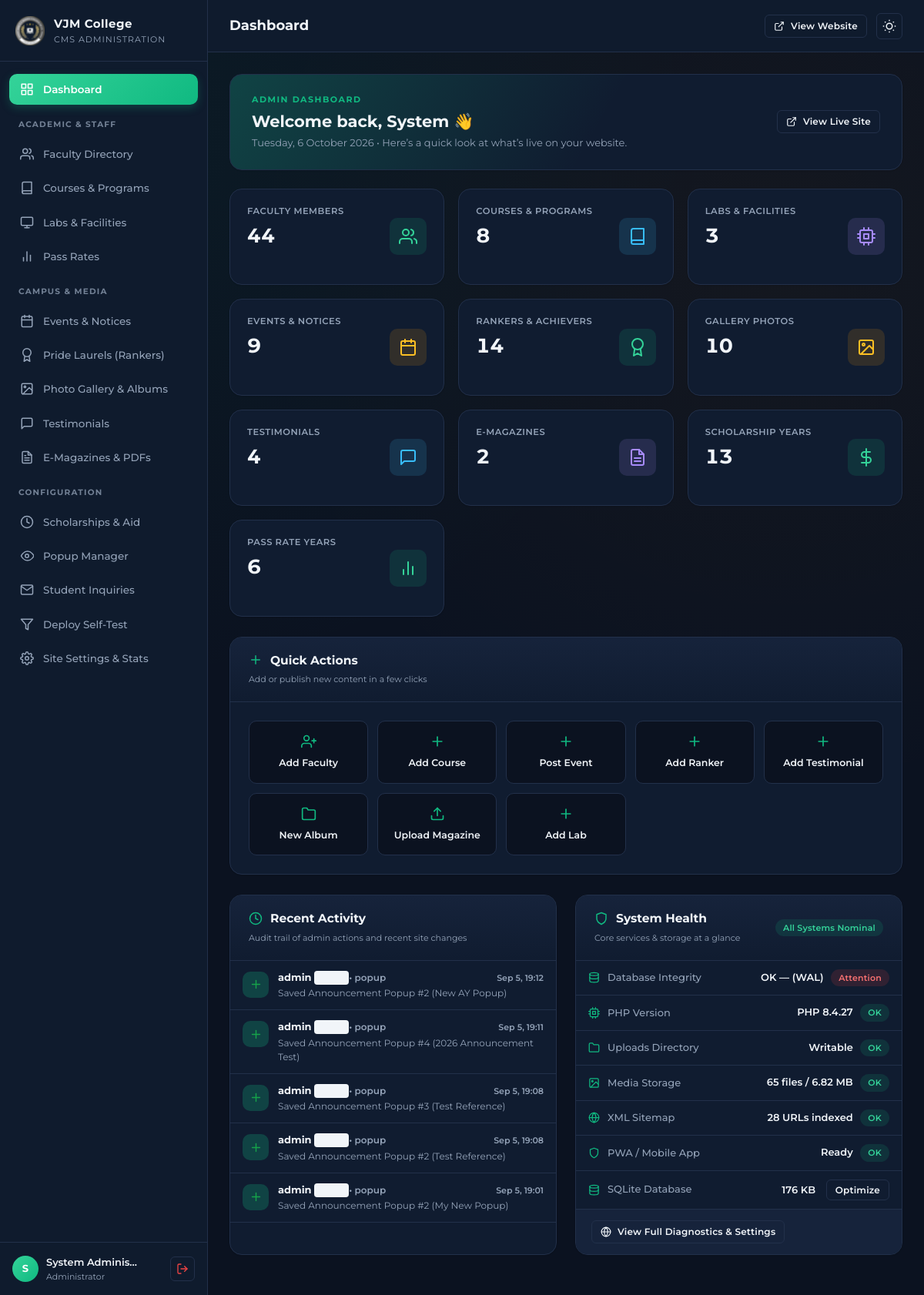
/admin/index.php (signed in), run on an earlier commit of the app's database.
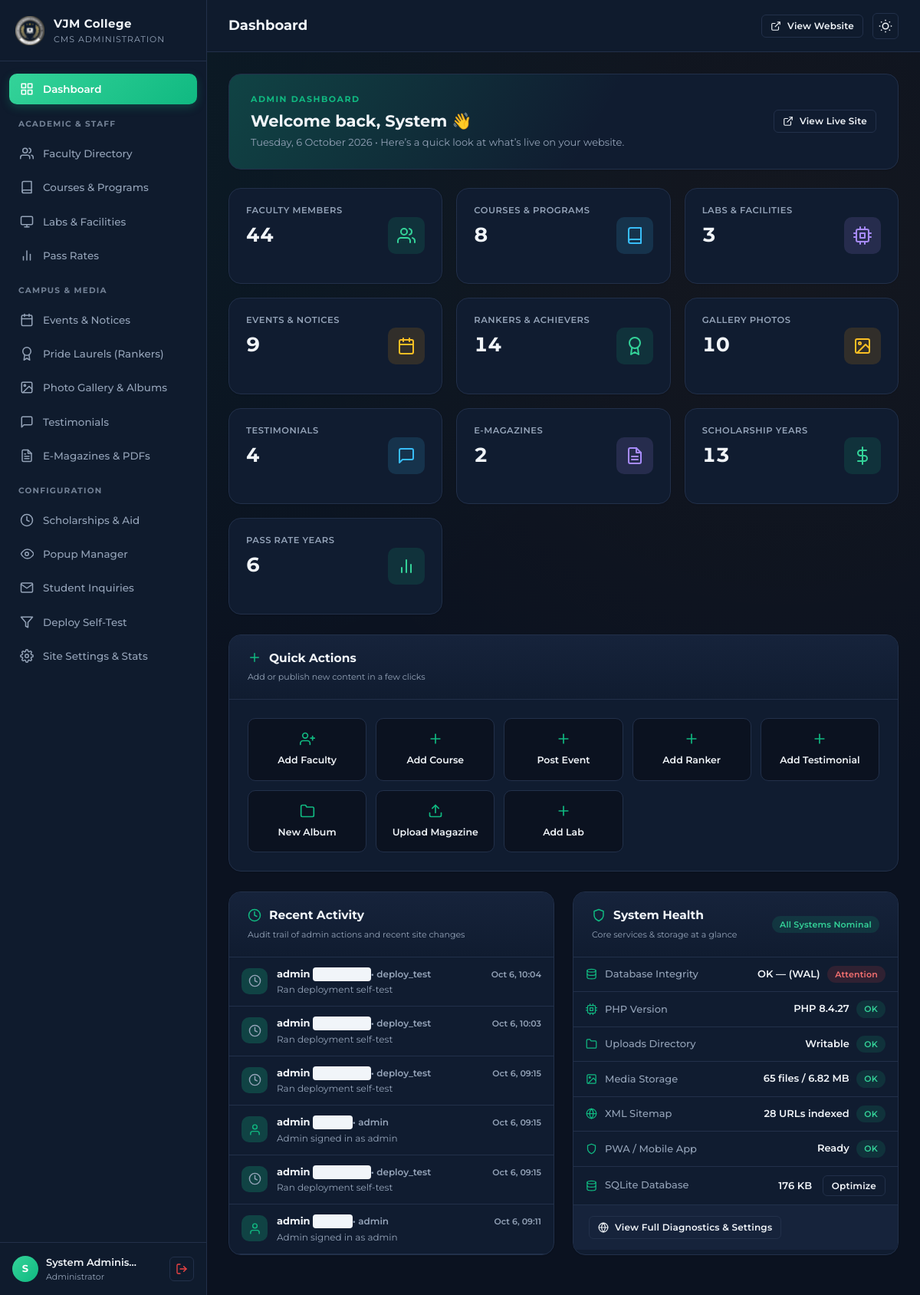
And on a later commit of the database.
### tables this page shows
CREATE TABLE activity_logs (
        id INTEGER PRIMARY KEY AUTOINCREMENT,
        admin_id INTEGER,
        admin_username TEXT NOT NULL,
        action TEXT NOT NULL,
        entity_type TEXT NOT NULL,
        entity_id INTEGER DEFAULT 0,
        details TEXT,
        ip_address TEXT,
        created_at DATETIME DEFAULT CURRENT_TIMESTAMP
    );

### admin/includes/auth.php (called while the page is built, shortened)
<?php
require_once __DIR__ . '/db.php';
function getRecentActivityLogs(int $limit = 10): array {
    try {
        $db = getDB();
        $stmt = $db->prepare('SELECT * FROM activity_logs ORDER BY created_at DESC, id DESC LIMIT :limit');
        $stmt->bindValue(':limit', $limit, PDO::PARAM_INT);
        $stmt->execute();
        return $stmt->fetchAll() ?: [];
    } catch (Exception $e) {
        return [];
    }
}

### admin/includes/db.php (called while the page is built, shortened)
<?php
function getStorageStats(array $dirs): array {
    $count = 0;
    $bytes = 0;
    foreach ($dirs as $d) {
        if (!is_dir($d)) continue;
        try {
            $it = new RecursiveIteratorIterator(
                new RecursiveDirectoryIterator($d, FilesystemIterator::SKIP_DOTS),
                RecursiveIteratorIterator::SELF_FIRST
            );
            foreach ($it as $item) {
                if ($item->isFile()) {
                    $count++;
                    $bytes += $item->getSize();
                }
            }
        } catch (Exception $e) {}
    }
    $sizeStr = ($bytes > 1048576)
        ? round($bytes / 1048576, 2) . ' MB'
        : round($bytes / 1024, 1) . ' KB';
    return ['count' => $count, 'bytes' => $bytes, 'size' => $sizeStr];
}

### admin/index.php (the view, shortened to what the changed rows need)
<?php
require_once __DIR__ . '/includes/auth.php';
require_once __DIR__ . '/includes/ui.php';
$siteRoot = dirname(__DIR__);
$pageTitle = 'Dashboard';
require_once __DIR__ . '/includes/header.php';
$sectionStats = [
    ['key' => 'faculties',           'label' => 'Faculty Members',        'href' => 'faculties.php',    'icon' => 'users',     'tone' => 'primary'],
    ['key' => 'courses',             'label' => 'Courses & Programs',     'href' => 'courses.php',      'icon' => 'book',      'tone' => 'info'],
    ['key' => 'labs',                'label' => 'Labs & Facilities',      'href' => 'labs.php',         'icon' => 'cpu',       'tone' => 'purple'],
    ['key' => 'events',              'label' => 'Events & Notices',       'href' => 'events.php',       'icon' => 'calendar',  'tone' => 'warning'],
    ['key' => 'rankers',             'label' => 'Rankers & Achievers',    'href' => 'rankers.php',      'icon' => 'award',     'tone' => 'success'],
    ['key' => 'gallery_photos',      'label' => 'Gallery Photos',         'href' => 'gallery.php',      'icon' => 'image',     'tone' => 'warning'],
    ['key' => 'testimonials',        'label' => 'Testimonials',           'href' => 'testimonials.php', 'icon' => 'quote',     'tone' => 'info'],
    ['key' => 'magazines',           'label' => 'E-Magazines',            'href' => 'magazines.php',    'icon' => 'file',      'tone' => 'purple'],
    ['key' => 'scholarships',        'label' => 'Scholarship Years',      'href' => 'scholarships.php?tab=records', 'icon' => 'dollar', 'tone' => 'success'],
    ['key' => 'pass_rates',          'label' => 'Pass Rate Years',        'href' => 'pass_rates.php',   'icon' => 'chart',     'tone' => 'primary'],
];
foreach ($sectionStats as $i => $s) {
    try {
        $sectionStats[$i]['count'] = (int)$db->query("SELECT COUNT(*) FROM {$s['key']}")->fetchColumn();
    } catch (Exception $e) {
        $sectionStats[$i]['count'] = 0;
    }
}
$quickActions = [
    ['href' => 'faculties.php?action=create',   'title' => 'Add Faculty',     'icon' => 'user-plus'],
    ['href' => 'courses.php?action=create',     'title' => 'Add Course',      'icon' => 'plus'],
    ['href' => 'events.php?action=create',      'title' => 'Post Event',      'icon' => 'plus'],
    ['href' => 'rankers.php?action=create',     'title' => 'Add Ranker',      'icon' => 'plus'],
    ['href' => 'testimonials.php?action=create','title' => 'Add Testimonial', 'icon' => 'plus'],
    ['href' => 'gallery.php?action=create','title' => 'New Album',      'icon' => 'folder'],
    ['href' => 'magazines.php?action=create',   'title' => 'Upload Magazine', 'icon' => 'upload'],
    ['href' => 'labs.php?action=create',        'title' => 'Add Lab',         'icon' => 'plus'],
];
$recentEvents = $db->query('SELECT * FROM events ORDER BY id DESC LIMIT 3')->fetchAll();
$recentRankers = $db->query('SELECT * FROM rankers ORDER BY id DESC LIMIT 2')->fetchAll();
$recentFaculties = $db->query('SELECT * FROM faculties ORDER BY id DESC LIMIT 2')->fetchAll();
$recent = [];
foreach ($recentEvents as $e) {
    $recent[] = [
        'icon' => 'calendar',
        'tone' => 'warning',
        'title' => $e['title'],
        'meta' => 'Event / Notice' . (!empty($e['badge']) ? ' &bull; ' . $e['badge'] : ''),
        'href' => 'events.php',
    ];
}
foreach ($recentRankers as $r) {
    $recent[] = [
        'icon' => 'award',
        'tone' => 'success',
        'title' => $r['name'],
        'meta' => 'Ranker &bull; ' . $r['course'],
        'href' => 'rankers.php',
    ];
}
foreach ($recentFaculties as $f) {
    $recent[] = [
        'icon' => 'users',
        'tone' => 'primary',
        'title' => $f['name'],
        'meta' => 'Faculty &bull; ' . $f['designation'],
        'href' => 'faculties.php',
    ];
}
$phpVer       = PHP_VERSION;
$journalMode  = $db->query('PRAGMA journal_mode')->fetchColumn();
$integrityRes = $db->query('PRAGMA integrity_check')->fetchColumn();
$storageFaculty = getStorageStats([$siteRoot . '/assets/photos/faculties', $siteRoot . '/assets/uploads/faculties']);
$storageGallery = getStorageStats([$siteRoot . '/assets/photos/gallery', $siteRoot . '/assets/uploads/gallery']);
$storageEmag    = getStorageStats([$siteRoot . '/assets/e_mags', $siteRoot . '/assets/uploads/emag']);
$storageRankers = getStorageStats([$siteRoot . '/assets/photos/index/pride_of_college', $siteRoot . '/assets/uploads/rankers']);
$totalMediaBytes = $storageFaculty['bytes'] + $storageGallery['bytes'] + $storageEmag['bytes'] + $storageRankers['bytes'];
$totalMediaFiles = $storageFaculty['count'] + $storageGallery['count'] + $storageEmag['count'] + $storageRankers['count'];
$totalMediaSizeStr = ($totalMediaBytes > 1048576)
    ? round($totalMediaBytes / 1048576, 2) . ' MB'
    : round($totalMediaBytes / 1024, 1) . ' KB';
$uploadDirWritable = is_writable($siteRoot . '/assets/uploads') || is_writable($siteRoot . '/assets');
$sitemapPath = $siteRoot . '/sitemap.xml';
$sitemapCount = 0;
if (file_exists($sitemapPath)) {
    $xml = @simplexml_load_file($sitemapPath);
    if ($xml && isset($xml->url)) $sitemapCount = count($xml->url);
}
$manifestExists = file_exists($siteRoot . '/manifest.json');
$swExists = file_exists($siteRoot . '/sw.js');
$activityLogs = getRecentActivityLogs(6);
$healthRows = [
    ['label' => 'Database Integrity', 'icon' => 'database', 'value' => 'OK — ' . strtoupper($journalMode) . ' (WAL)', 'good' => $integrityRes === 'ok'],
    ['label' => 'PHP Version', 'icon' => 'cpu', 'value' => 'PHP ' . $phpVer, 'good' => true],
    ['label' => 'Uploads Directory', 'icon' => 'folder', 'value' => $uploadDirWritable ? 'Writable' : 'Read-Only', 'good' => $uploadDirWritable],
    ['label' => 'Media Storage', 'icon' => 'image', 'value' => $totalMediaFiles . ' files / ' . $totalMediaSizeStr, 'good' => true],
    ['label' => 'XML Sitemap', 'icon' => 'globe', 'value' => $sitemapCount . ' URLs indexed', 'good' => $sitemapCount > 0],
    ['label' => 'PWA / Mobile App', 'icon' => 'shield', 'value' => ($manifestExists && $swExists) ? 'Ready' : 'Partial', 'good' => $manifestExists && $swExists],
];
?>
        <?= icon('external', 14) ?>
<div class="stats-grid">
    <?php foreach ($sectionStats as $s): ?>
        <a class="stat-card" href="<?= $s['href'] ?>">
            <div class="stat-info">
                <div class="stat-label"><?= htmlspecialchars($s['label']) ?></div>
                <div class="stat-value"><?= (int)$s['count'] ?></div>
            </div>
            <div class="stat-icon <?= $s['tone'] ?>">
                <?= icon($s['icon'], 24) ?>
            </div>
        </a>
    <?php endforeach; ?>
</div>
<div class="panel" style="margin-top: 4px;">
    <div class="panel-body">
        <div class="quick-actions">
            <?php foreach ($quickActions as $qa): ?>
                <a href="<?= $qa['href'] ?>"
                   data-drawer-url="<?= $qa['href'] ?>&amp;drawer=1"
                   data-drawer-title="<?= htmlspecialchars($qa['title']) ?>"
                   class="quick-action">
                    <?= icon($qa['icon'], 20) ?>
                    <span><?= htmlspecialchars($qa['title']) ?></span>
                </a>
            <?php endforeach; ?>
        </div>
    </div>
</div>
<div class="dash-grid-2">
    <div class="panel" style="margin-bottom: 0;">
        <div class="panel-body" style="padding: 0;">
            <div class="recent-list">
                <?php if (empty($activityLogs) && empty($recent)): ?>
                    <div class="empty-cell">Nothing logged yet — actions and updates will appear here in real-time.</div>
                <?php elseif (!empty($activityLogs)): ?>
                    <?php foreach ($activityLogs as $log):
                        $actionIcon = 'clock';
                        $actionColor = 'var(--text-muted)';
                        if ($log['action'] === 'login' || $log['action'] === 'logout') {
                            $actionIcon = 'user';
                            $actionColor = 'var(--primary)';
                        } elseif ($log['action'] === 'create' || $log['action'] === 'save') {
                            $actionIcon = 'plus';
                            $actionColor = '#16a34a';
                        } elseif ($log['action'] === 'delete') {
                            $actionIcon = 'trash';
                            $actionColor = '#dc2626';
                        } elseif (in_array($log['action'], ['vacuum', 'clean_media', 'backup'])) {
                            $actionIcon = 'settings';
                            $actionColor = '#d97706';
                        }
                        $timeAgo = date('M j, H:i', strtotime($log['created_at']));
                    ?>
                        <div class="recent-item" style="display: flex; align-items: flex-start; gap: 12px; padding: 12px 16px; border-bottom: 1px solid var(--border-color, rgba(0,0,0,0.06));">
                            <div class="recent-icon" style="color: <?= $actionColor ?>; margin-top: 2px;">
                                <?= icon($actionIcon, 17) ?>
                            </div>
                            <div class="recent-content" style="flex: 1; min-width: 0;">
                                <div class="recent-title" style="display: flex; justify-content: space-between; align-items: baseline; gap: 8px;">
                                    <span>
                                        <strong><?= htmlspecialchars($log['admin_username']) ?></strong>
                                        <span style="font-size: 11px; padding: 2px 6px; border-radius: 4px; background: var(--bg-hover, #f1f5f9); text-transform: uppercase; font-weight: 600;">
                                        </span>
                                        <?php if (!empty($log['entity_type'])): ?>
                                            <span style="color: var(--text-muted); font-size: 12px;"> &bull; <?= htmlspecialchars($log['entity_type']) ?></span>
                                        <?php endif; ?>
                                    </span>
                                    <span style="font-size: 11px; color: var(--text-muted); white-space: nowrap;"><?= $timeAgo ?></span>
                                </div>
                                <div class="recent-meta" style="font-size: 12px; color: var(--text-muted); margin-top: 2px; word-break: break-word;">
                                    <?= htmlspecialchars($log['details'] ?: ($log['action'] . ' on ' . $log['entity_type'])) ?>
                                </div>
                            </div>
                        </div>
                    <?php endforeach; ?>
                <?php endif; ?>
            </div>
        </div>
    </div>
    <div class="panel" style="margin-bottom: 0;">
        <div class="panel-body" style="padding: 0;">
            <div class="health-list">
                <?php foreach ($healthRows as $h): ?>
                    <div class="health-row">
                        <div class="health-label"><?= icon($h['icon'], 15) ?> <?= htmlspecialchars($h['label']) ?></div>
                        <div class="health-value">
                            <?= htmlspecialchars($h['value']) ?>
                            <span class="badge badge-<?= $h['good'] ? 'success' : 'danger' ?>" style="margin-left: 6px;">
                                <?= $h['good'] ? 'OK' : 'Attention' ?>
                            </span>
                        </div>
                    </div>
                <?php endforeach; ?>
            </div>
        </div>
    </div>
</div>
<?php require_once __DIR__ . '/includes/footer.php'; ?>

### admin/includes/header.php (shortened to what the changed rows need)
<?php
require_once __DIR__ . '/auth.php';
$currentPage = basename($_SERVER['PHP_SELF'] ?? '');
$isDrawerMode = isset($_GET['drawer']) && $_GET['drawer'] === '1';
?>
<!DOCTYPE html>
<html lang="en" data-theme="dark">
<head>
    <link rel="stylesheet" href="assets/css/admin.css?v=<?= @filemtime(__DIR__ . '/../assets/css/admin.css') ?: 1 ?>">
</head>
<body class="<?= $isDrawerMode ? 'drawer-mode' : '' ?>">
<div class="admin-layout">
    <aside class="admin-sidebar">
        <nav class="sidebar-nav">
            <?php foreach ($navItems as $item): ?>
                <?php if (isset($item['section'])): ?>
                    <div class="nav-section-title"><?= htmlspecialchars($item['section']) ?></div>
                <?php else: ?>
                    <a href="<?= $item['slug'] ?>" class="nav-link <?= ($currentPage === $item['slug']) ? 'active' : '' ?>">
                        <svg viewBox="0 0 24 24" fill="none" stroke="currentColor" stroke-width="2" stroke-linecap="round" stroke-linejoin="round">
                            <?= $item['icon'] ?>
                        </svg>
                        <span><?= htmlspecialchars($item['title']) ?></span>
                    </a>
                <?php endif; ?>
            <?php endforeach; ?>
        </nav>
    </aside>
    <div class="admin-main">
        <header class="admin-topbar">
            <div class="topbar-left">
                <h1 class="topbar-title"><?= isset($pageTitle) ? htmlspecialchars($pageTitle) : 'Admin Dashboard' ?></h1>
            </div>
        </header>
        <main class="admin-content">

### admin/includes/ui.php (shortened to what the changed rows need)
<?php
function icon(string $name, int $size = 24): string
{
    $paths = $GLOBALS['ui_icons'][$name] ?? $GLOBALS['ui_icons']['plus'];
    return '<svg viewBox="0 0 24 24" width="' . $size . '" height="' . $size . '" fill="none" stroke="currentColor" stroke-width="2" stroke-linecap="round" stroke-linejoin="round">' . $paths . '</svg>';
}

What changed in the data, as far as the page shows it:
no longer on this page (row unchanged): activity_logs: $size 17 (drawn), admin_username "admin", entity_type "popup", created_at "Sep 5, 19:12", details "Saved Announcement Popup #2 (New AY Popup)"
no longer on this page (row unchanged): activity_logs: $size 17 (drawn), admin_username "admin", entity_type "popup", created_at "Sep 5, 19:11", details "Saved Announcement Popup #4 (2026 Announcement Test)"
no longer on this page (row unchanged): activity_logs: $size 17 (drawn), admin_username "admin", entity_type "popup", created_at "Sep 5, 19:08", details "Saved Announcement Popup #3 (Test Reference)"
no longer on this page (row unchanged): activity_logs: $size 17 (drawn), admin_username "admin", entity_type "popup", created_at "Sep 5, 19:08", details "Saved Announcement Popup #2 (Test Reference)"
no longer on this page (row unchanged): activity_logs: $size 17 (drawn), admin_username "admin", entity_type "popup", created_at "Sep 5, 19:01", details "Saved Announcement Popup #2 (My New Popup)"
added activity_logs: $size 17 (drawn), admin_username "admin", entity_type "deploy_test", created_at "Oct 6, 10:04", details "Ran deployment self-test"
added activity_logs: $size 17 (drawn), admin_username "admin", entity_type "deploy_test", created_at "Oct 6, 10:03", details "Ran deployment self-test"
added activity_logs: $size 17 (drawn), admin_username "admin", entity_type "deploy_test", created_at "Oct 6, 09:15", details "Ran deployment self-test"
added activity_logs: $size 17 (drawn), admin_username "admin", entity_type "admin", created_at "Oct 6, 09:15", details "Admin signed in as admin", action "login" (drawn)
added activity_logs: $size 17 (drawn), admin_username "admin", entity_type "deploy_test", created_at "Oct 6, 09:15", details "Ran deployment self-test"
added activity_logs: $size 17 (drawn), admin_username "admin", entity_type "admin", created_at "Oct 6, 09:11", details "Admin signed in as admin", action "login" (drawn)
